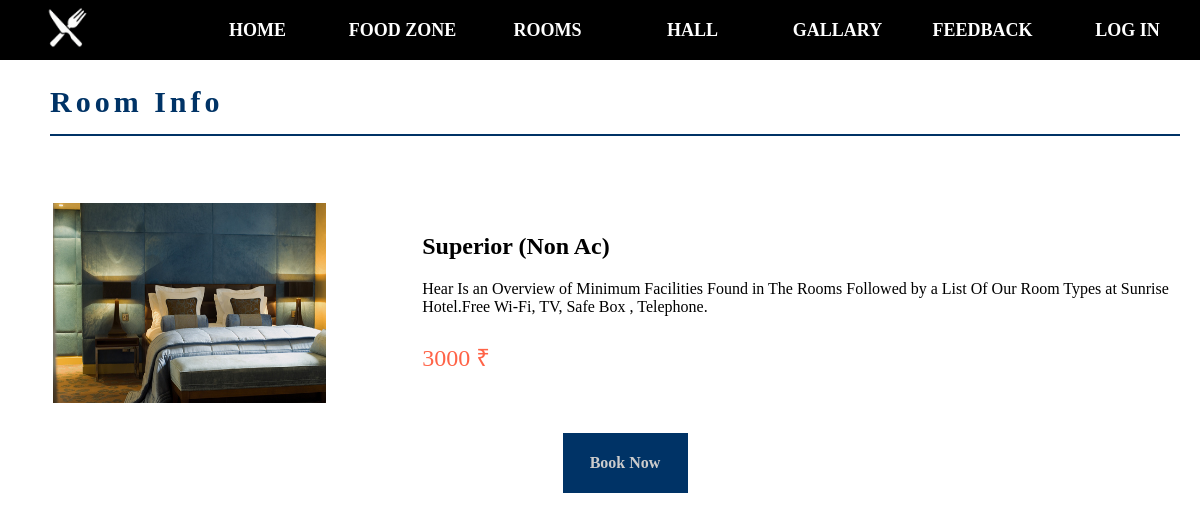
Screenshot of /User/Room_Info.php?Room=1 with the database file from the repository.
### tables this page shows
CREATE TABLE IF NOT EXISTS `room` (
  `id` int(11) NOT NULL AUTO_INCREMENT,
  `room_category` varchar(30) NOT NULL,
  `price` int(11) NOT NULL,
  `info` varchar(500) NOT NULL,
  `img` varchar(200) NOT NULL,
  PRIMARY KEY (`id`)
);

### User/Room_Info.php (the view, shortened to what this page needs)
<body>
<?php
	require("Header.php");
	$id=$_GET["Room"];
	$query="select * from room where id=".$id;
	$rs=$conn->query($query);
	$count=mysqli_num_rows($rs);
	if($count>0)
	{
		$row=$rs->fetch_array();
?>
	<div class="headertext">Room Info</em><hr color="#036"></div>
    <div class="reg_form">
	<form method="post" action="Room_Insert.php"  name="Registration" onSubmit="return(validate());">
		<table class="info_room_select">
        	<?php
	       		echo "<tr><td class='book_img'>"; ?><img src=" <?php echo $row["img"]; ?>" height=	"200px" width="80%"  /><?php echo "</td>";
				echo "<td colspan='2' class='room_info' height='250'><h2>".$row["room_category"]."</h2>".$row["info"]."<p class='price'>".$row["price"]." &#8377</p>
			      </td></tr>";
			?>
	   </table>
       <table align="center" width="100%">
       <tr><td>
       <?php echo "<center><a align='center' class='link_button' href='Room_Book.php?Room=".$row["id"]."'>Book Now</a></center>";
				  } ?>
                  </td></tr></table>
     </form>
     </div>
</body>

### src/Style.css (style rules this page uses)
body { margin:0; padding:0; user-select:none; font-family:Book Antiqua; }
.reg_form { margin-left:50px; }
.info_room_select { margin-top:0px; }
.room_info { padding-left:25px; }
.price { color:tomato; font-size:24px; }
.link_button { text-decoration:none; color:#CCC; background-color:#036; width:125px; display:block; font-weight:bold; text-align:center; line-height:60px; font-size:16px; }
.reg_form { padding-left:0px; padding-top:0px; margin-top:0px; }
.book_img { margin-left:10px; width:30%; }
.headertext { text-align:left; font-size:30px; color:#036; font-weight:700; letter-spacing:4px; padding:20px 20px 20px 50px; margin-bottom:5px; margin-top:5px; animation:htext 2s 1; }

### rows the page displays
room: img (picture), room_category "Superior (Non Ac)", info "Hear Is an Overview of Minimum Facilities Found in The Rooms Followed by a List Of Our Room Types at Sunrise Hotel.Free Wi-Fi, TV, Safe Box , Telephone.", price "3000"
